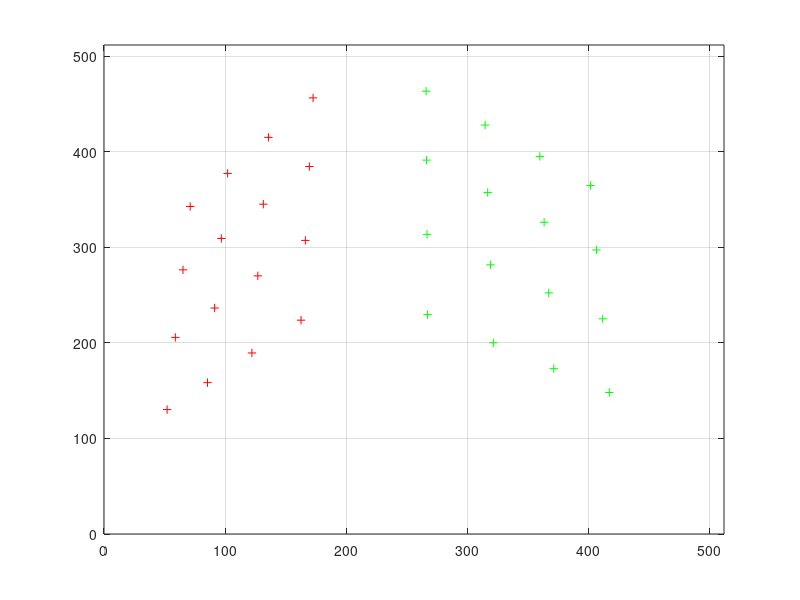
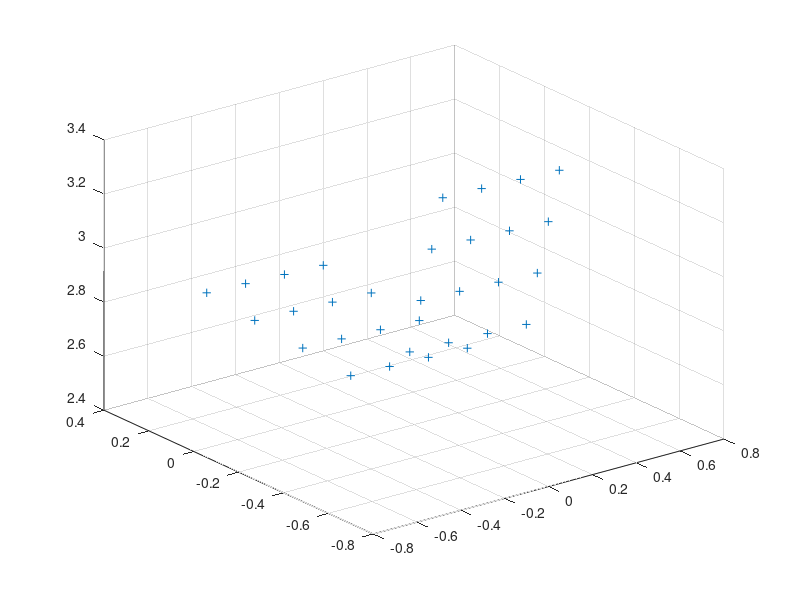
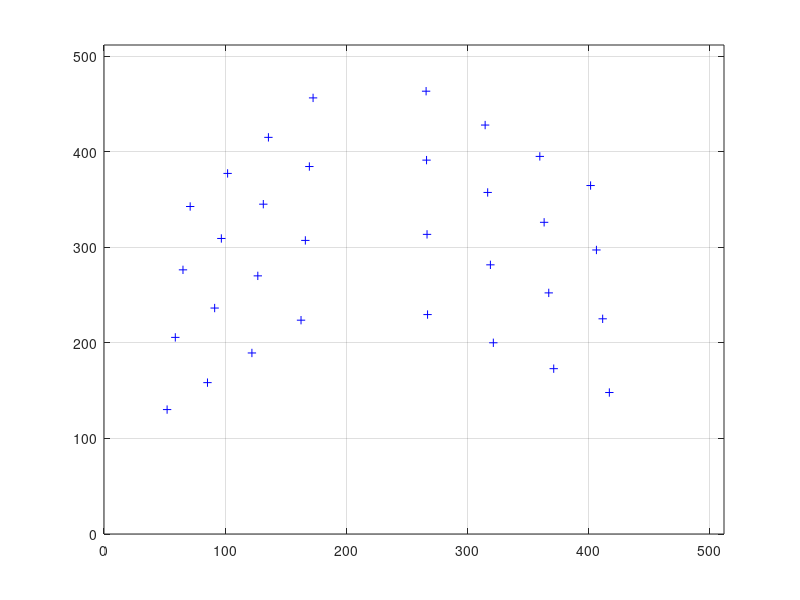

These figures' MATLAB source, in order:
 %% Author : Deepak Karuppia  10/15/01

%% Generate 3D calibration pattern: 
%% Pw holds 32 points on two surfaces (Xw = 1 and Yw = 1) of a cube 
%%Values are measured in meters.
%% There are 4x4 uniformly distributed points on each surface.

cnt = 1;

%% plane : Xw = 1

for i=0.2:0.2:0.8,
 for j=0.2:0.2:0.8,
   Pw(cnt,:) = [1 i j];
   cnt = cnt + 1;
 end
end

%% plane : Yw = 1

for i=0.2:0.2:0.8,
 for j=0.2:0.2:0.8,
   Pw(cnt,:) = [i 1 j];
   cnt = cnt + 1;
 end
end

N = cnt;

%plot3(Pw(:,1), Pw(:,2), Pw(:,3), '+');

%% Virtual camera model 

 %% Extrinsic parameters : R = RaRbRr

gamma = 40.0*pi/180.0;
Rr = [ [cos(gamma) -sin(gamma) 0];
       [sin(gamma) cos(gamma)  0];
       [  0          0         1]; ];

beta = 0.0*pi/180.0;

Rb = [ [cos(beta) 0 -sin(beta)];
       [0         1       0];
       [sin(beta) 0  cos(beta)]; ];

alpha = -120.0*pi/180.0;
Ra = [ [1      0                0];
       [0   cos(alpha)  -sin(alpha)];
       [0   sin(alpha)   cos(alpha)]; ];

R = Ra*Rb*Rr;

T = [0 0 4]';

%% Intrinsic parameters

f = 0.016;
Ox = 256;
Oy = 256;

Sx = 0.0088/512.0;
Sy = 0.0066/512.0;

Fx = f/Sx;
Fy = f/Sy;

%% asr is the aspect ratio
asr = Fx/Fy;

%% Generate Image coordinates

%% surface Xw = 1
cnt = 1;
for cnt = 1:1:16
   Pc(cnt,:) = (R*Pw(cnt,:)' + T)';
   p(cnt,:)  = [(Ox - Fx*Pc(cnt,1)/Pc(cnt,3)) (Oy - Fy*Pc(cnt,2)/Pc(cnt,3))];
end
plot(p(:,1), p(:,2), 'r+');
axis([0 512 0 512]);
hold;

%% surface Yw = 1
for cnt = 17:1:32,
   Pc(cnt,:) = (R*Pw(cnt,:)' + T)';
   p(cnt,:)  = [(Ox - Fx*Pc(cnt,1)/Pc(cnt,3)) (Oy - Fy*Pc(cnt,2)/Pc(cnt,3))];
end
plot(p(17:32,1), p(17:32,2), 'g+');
grid;
figure;

plot3(Pc(:,1), Pc(:,2), Pc(:,3), '+');
grid;
figure;

%%

X = Pw(:,1);
Y = Pw(:,2);
Z = Pw(:,3);

u_values = p(:,1)-256;
v_values = p(:,2)-256;

% Build matrix A
A = [u_values.*X, u_values.*Y, u_values.*Z, u_values, -v_values.*X, -v_values.*Y, -v_values.*Z, -v_values];

% Get solution v
[U, D, V] = svd(A,0);
%V = V.';
v = V(:,end);

% Determine scale
abs_gamma = sqrt(v(1)^2 + v(2)^2 + v(3)^2);

% Determine aspect ratio
a = sqrt(v(5)^2+v(6)^2+v(7)^2)/sqrt(v(1)^2+v(2)^2+v(3)^2);

% Determine 1st two rows of R

R = zeros(3,3);
R(1,1) = v(5)/(abs_gamma*a);
R(1,2) = v(6)/(abs_gamma*a);
R(1,3) = v(7)/(abs_gamma*a);
R(2,1) = v(1)/abs_gamma;
R(2,2) = v(2)/abs_gamma;
R(2,3) = v(3)/abs_gamma;

% Determine 1st two components of T

T = zeros(3,1);
T(1) = v(8)/(abs_gamma*a);
T(2) = v(4)/abs_gamma;

% Determine sign s

Xc = R(1,1)*Pw(1,1) + R(1,2)*Pw(1,2) + R(1,3)*Pw(1,3) + T(1);
xc = p(1,1);

if Xc*xc < 0
    s = -1;
else
    s = 1;
end

% Recalculate using sign s

R(1,1) = s*R(1,1);
R(1,2) = s*R(1,2);
R(1,3) = s*R(1,3);
R(2,1) = s*R(2,1);
R(2,2) = s*R(2,2);
R(2,3) = s*R(2,3);
T(1) = s*T(1);
T(2) = s*T(2);

% Compute 3rd row of R

R3_transpose = cross(R(1,:).',R(2,:).');
R(3,1) = R3_transpose(1);
R(3,2) = R3_transpose(2);
R(3,3) = R3_transpose(3);

% Enforce orthogonality constraint on R

[U,D,V2] = svd(R);
R = U*V2.';

% Solve for Tz and fx and fy

A2 = [u_values, R(1,1).*X + R(1,2).*Y + R(1,3).*Z + T(1)];
B2 = -1*u_values.*(R(3,1).*X + R(3,2).*Y + R(3,3).*Z);

sol = (pinv(A2.'*A2))*A2.'*B2;

T(3) = sol(1);
fx = sol(2);
fy = fx/a;

ox = 256;
oy = 256;

% Find Projective Matrix

Mint = [-fx 0 ox; 0 -fy oy; 0 0 1];
Mext = [R(1,1) R(1,2) R(1,3) T(1); R(2,1) R(2,2) R(2,3) T(2); R(3,1) R(3,2) R(3,3) T(3)];
M = Mint*Mext;

% Reproject
worldCoords = [X Y Z];
points4D = [worldCoords ones(size(worldCoords,1),1) ];

reproj = M*points4D.';
newMatrix = zeros(2,size(reproj,2));
newMatrix(1,:) = reproj(1,:)./reproj(3,:);
newMatrix(2,:) = reproj(2,:)./reproj(3,:);
newMatrix = newMatrix.';

plot(newMatrix(:,1), newMatrix(:,2), 'b+');

grid;
axis([0 512 0 512]);

